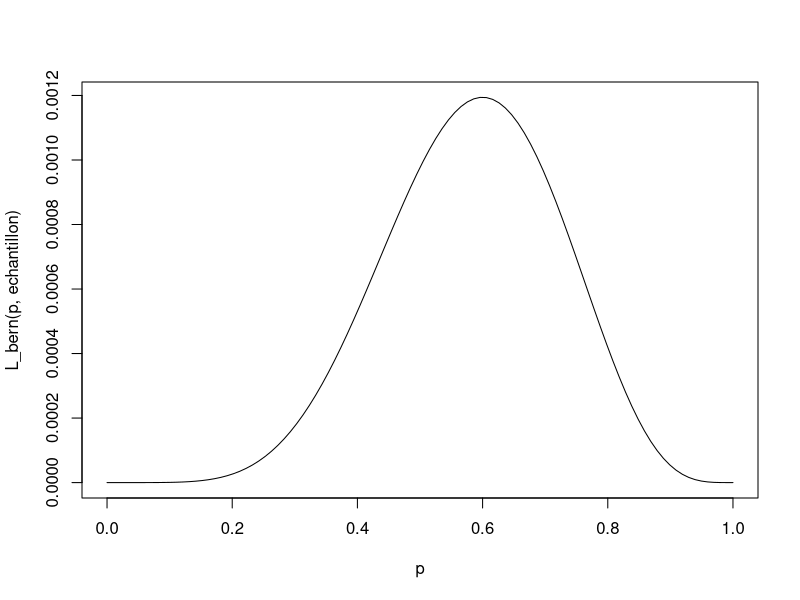
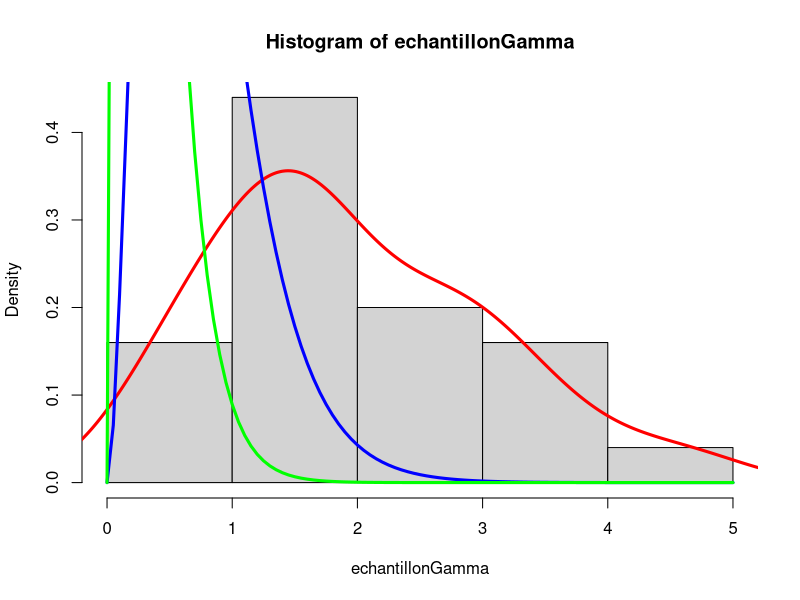
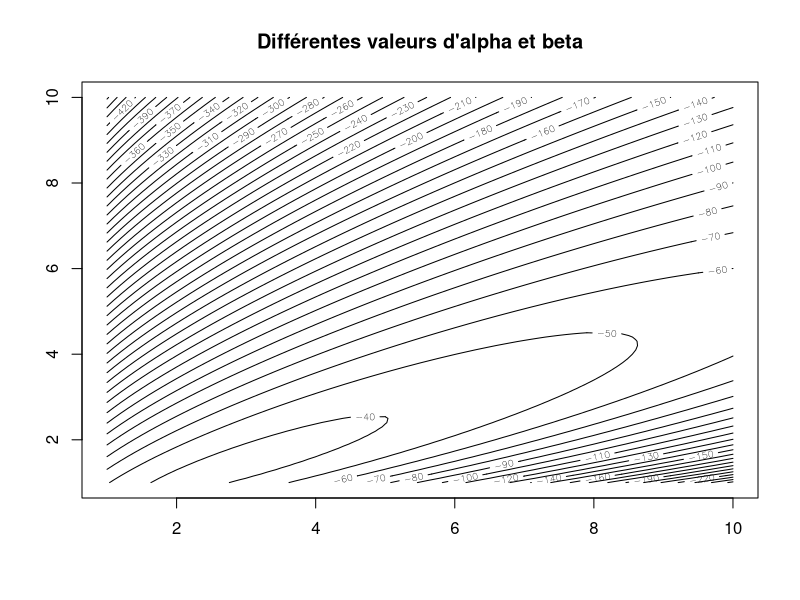
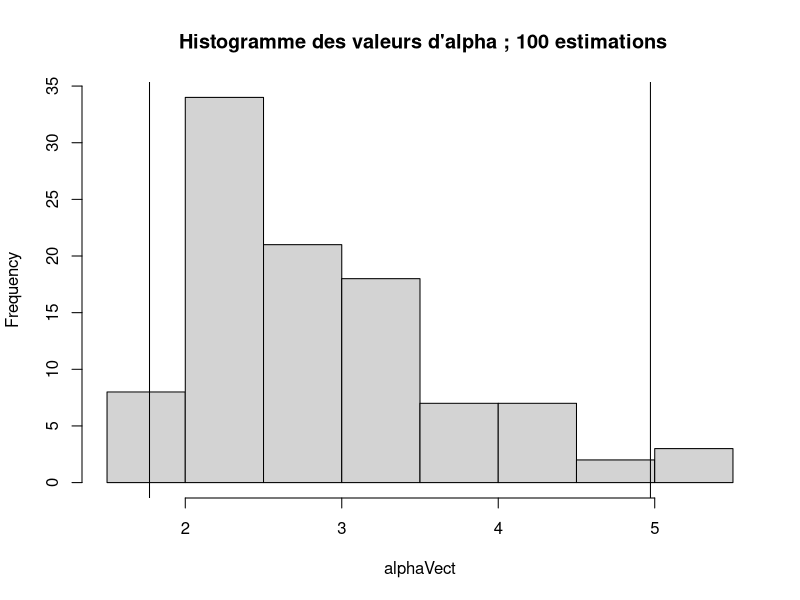
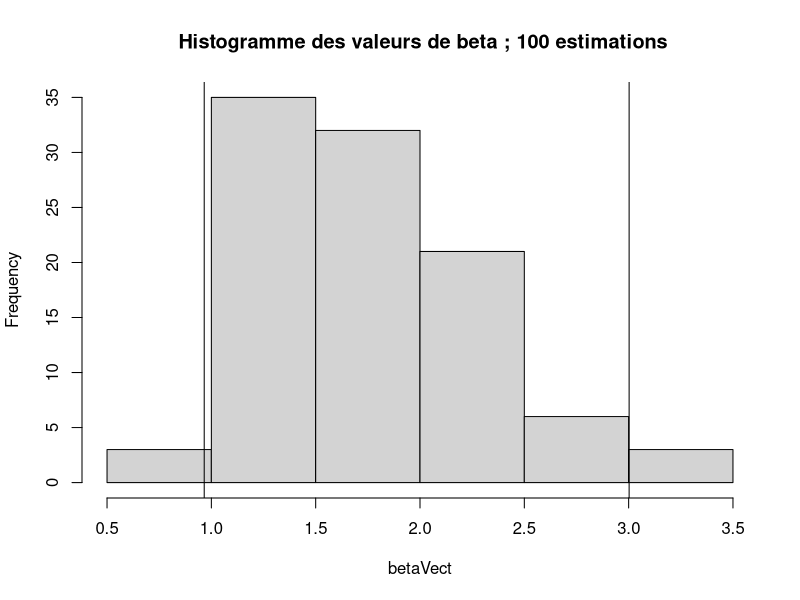
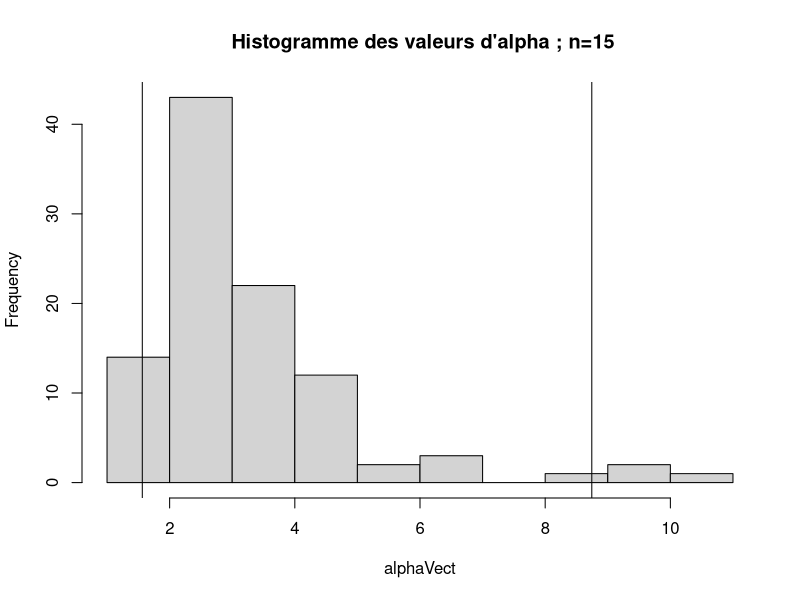
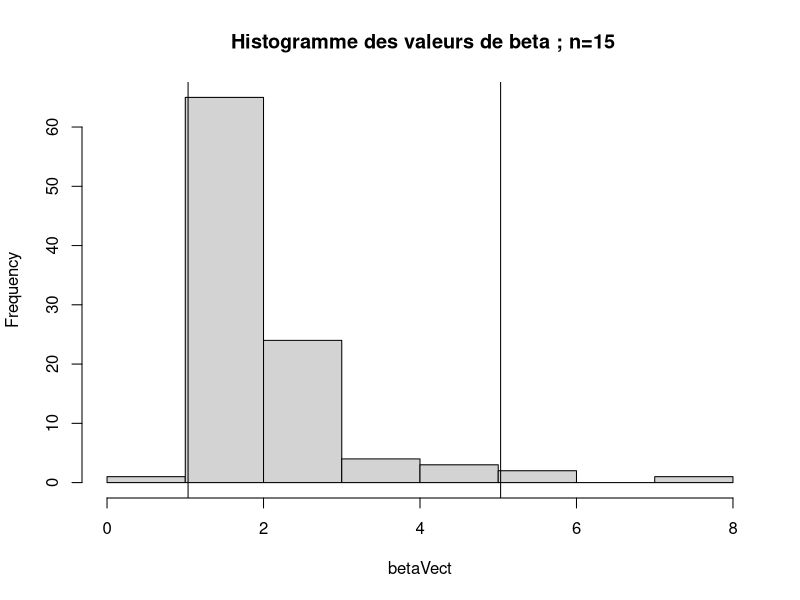
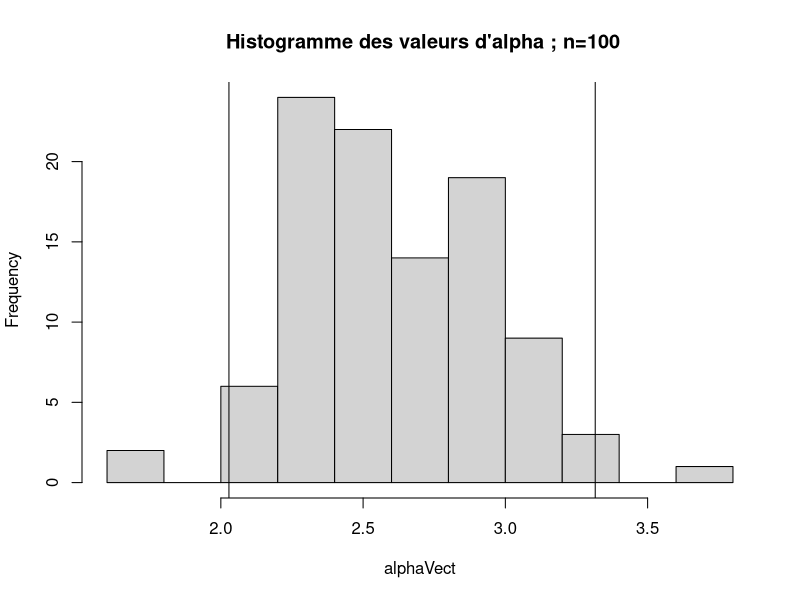

The R source for these figures, in order:
## ---- chunk 1
knitr::opts_chunk$set(echo = TRUE)
## ---- chunk 2
echantillon <- rbinom(10,1,0.6)
print(echantillon)
## ---- chunk 3
print(mean(echantillon))
## ---- chunk 4
L_bern <- function(p,x) {
  n <- sum(x)
  return(p^n * (1-p)^(length(x) - n))
}
## ---- chunk 5
p <- seq(0,1,length.out = 100)
plot(p,L_bern(p,echantillon),type = "l")
## ---- chunk 6
fn <- function(p){
  r <-L_bern(p,echantillon)
  return(1 - r)
}
optim(par = 0.5,fn,method = "L-BFGS-B",lower = 0,upper = 1)

## ---- chunk 7
res <- c()
for(i in seq(10,2000,10)){
  echantillon <- rbinom(i,1,0.6)
  res <- c(res,optim(par = 0.2,fn,method = "L-BFGS-B",lower = 0,upper = 1)[[1]])
}
## ---- chunk 8
n = 25
theta0 <- c(2.5,1.5)
theta1 <- c(3,4)
theta2 <- c(2,6)
echantillonGamma <- rgamma(n,theta0[1],theta0[2])
hist(echantillonGamma,probability = TRUE) # le bon paramètre à estimer
lines(density(echantillonGamma),col="red",lwd=3)
curve(dgamma(x,shape = theta1[1], rate = theta1[2]),add=T,col="blue",lwd=3)
curve(dgamma(x,shape = theta2[1], rate = theta2[2]),add=T,col="green",lwd=3)
## ---- chunk 9
logL_gamma_unit <- function(alpha,beta,x){
  return( alpha*log(beta) - log(gamma(alpha)) + (alpha-1)*log(x) - beta*x ) 
}

#on fait varier un paramètre et on calcule la somme 
logL_gamma <- function(alpha,beta,v){
  sum <- 0
  for(i in v) {
    sum =  sum + logL_gamma_unit(alpha,beta,i)
  }
  return (sum)
}

sample <- rgamma(n, 2.5, 1.5) 
logLGamma <- function (alpha,beta){
  return (logL_gamma(alpha,beta,sample))
}

# il faut re-créer des fonctions 
logLGammaV2 <- function (theta){
  return (logL_gamma(theta[1],theta[2],sample))
}
## ---- chunk 10
#on trace les courbes
x <- seq(1,10,0.1)
y <- seq(1,10,0.1)
contour(x,y,outer(x,y,logLGamma),nlevels = 50,main="Différentes valeurs d'alpha et beta")
## ---- chunk 11
x0 <- c(1,1)
# la fonction optim minimise il faut donc multiplier par -1 pour la maximiser
optim(par = x0, fn = logLGammaV2, method = "L-BFGS-B", control = list(fnscale = -1))
## ---- chunk 12
# on fait 100 estimations 
n=100
logLGammaV2 <- function (theta,echantillon){
  return (logL_gamma(theta[1],theta[2],echantillon))
}


x0 <- c(1,1)
list <- vector("list",100)
#remplit 100 échantillons de alpha et beta
for (i in 1:100){
    list[[i]] <- optim(par = x0, fn = logLGammaV2,echantillon=rgamma(25,2.5,1.5), method = "L-BFGS-B", control = list(fnscale = -1))$par
}

alphaVect <- c()
betaVect <- c()
for(i in 1:100){
  
  alphaVect <- c(alphaVect,list[[i]][1] )
  betaVect <-  c(betaVect,list[[i]][2] )
}

#intervalle de confiance pour alpha et beta
confAlpha = quantile(alphaVect,c(0.025,0.975))
confBeta = quantile(betaVect,c(0.025,0.975))

#histogramme pour le vecteur alpha et le vecteur beta

hist(alphaVect,main=" Histogramme des valeurs d'alpha ; 100 estimations")
abline(v= confAlpha[1])
abline(v= confAlpha[2])
hist(betaVect,main=" Histogramme des valeurs de beta ; 100 estimations")
abline(v= confBeta[1])
abline(v= confBeta[2])
## ---- chunk 13
# on fait 100 estimations 
n=100
logLGammaV2 <- function (theta,echantillon){
  return (logL_gamma(theta[1],theta[2],echantillon))
}


x0 <- c(1,1)
list <- vector("list",n)
for (i in 1:n){
    list[[i]] <- optim(par = x0, fn = logLGammaV2,echantillon=rgamma(15,2.5,1.5), method = "L-BFGS-B", control = list(fnscale = -1))$par
}

alphaVect <- c()
betaVect <- c()
for(i in 1:n){
  
  alphaVect <- c(alphaVect,list[[i]][1] )
  betaVect <-  c(betaVect,list[[i]][2] )
}

#intervalle de confiance pour alpha et beta
confAlpha = quantile(alphaVect,c(0.025,0.975))
confBeta = quantile(betaVect,c(0.025,0.975))

#histogramme pour le vecteur alpha et le vecteur beta

hist(alphaVect,main=" Histogramme des valeurs d'alpha ; n=15")
abline(v= confAlpha[1])
abline(v= confAlpha[2])
hist(betaVect,main=" Histogramme des valeurs de beta ; n=15")
abline(v= confBeta[1])
abline(v= confBeta[2])
## ---- chunk 14
# on fait 100 estimations 
n=100
logLGammaV2 <- function (theta,echantillon){
  return (logL_gamma(theta[1],theta[2],echantillon))
}


x0 <- c(1,1)
list <- vector("list",n)
for (i in 1:n){
    list[[i]] <- optim(par = x0, fn = logLGammaV2,echantillon=rgamma(100,2.5,1.5), method = "L-BFGS-B", control = list(fnscale = -1))$par
}

alphaVect <- c()
betaVect <- c()
for(i in 1:n){
  
  alphaVect <- c(alphaVect,list[[i]][1] )
  betaVect <-  c(betaVect,list[[i]][2] )
}

#intervalle de confiance pour alpha et beta
confAlpha = quantile(alphaVect,c(0.025,0.975))
confBeta = quantile(betaVect,c(0.025,0.975))

#histogramme pour le vecteur alpha et le vecteur beta

hist(alphaVect,main=" Histogramme des valeurs d'alpha ; n=100")
abline(v= confAlpha[1])
abline(v= confAlpha[2])
hist(betaVect,main=" Histogramme des valeurs de beta ; n=100")
abline(v= confBeta[1])
abline(v= confBeta[2])
## ---- chunk 15
hessien <- optim(par = x0, fn = logLGammaV2,echantillon=rgamma(15,2.5,1.5), method = "L-BFGS-B", control = list(fnscale = -1), hessian = TRUE) 
print(-solve(hessien[[6]]))
